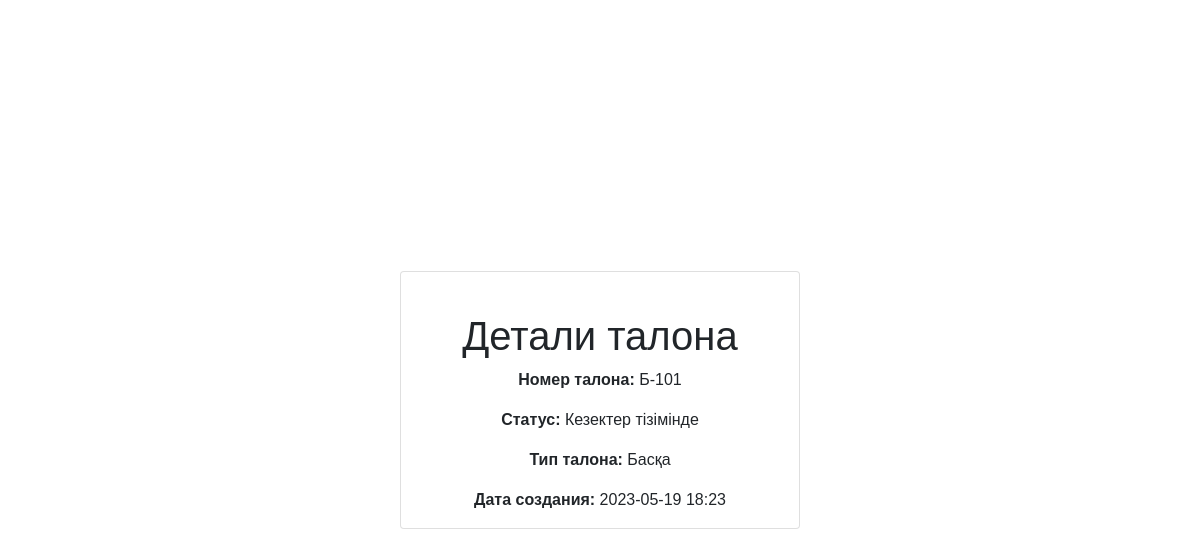
/api/v1/queues/ticket/1/, run on the app's committed database.
### queues/models.py (models this page shows, shortened)
class Queue(models.Model):
    id = models.AutoField(primary_key=True)
    queue_number = models.CharField(max_length=10, unique=True, blank=True)
    status = models.CharField(
        choices=choices.QueueStatusChoices.choices,
        default=choices.QueueStatusChoices.New,
        blank=True,
        null=False,
        max_length=20,
    )
    user = models.CharField(max_length=20, null=True, blank=True)
    queue_type = models.CharField(
        choices=choices.QueueTypeChoices.choices,
        default=choices.QueueTypeChoices.Other,
        blank=True,
        null=False,
        max_length=20,
    )
    created_at = models.DateTimeField(auto_now_add=True)
    class Meta:
        ordering = ('created_at',)
        verbose_name = _('Queue')
        verbose_name_plural = _('Queues')

### queues/views.py (the view)
def ticket_detail(request, ticket_id):
    ticket = get_object_or_404(Queue, id=ticket_id)
    return render(request, 'queues/ticket_detail.html', {'ticket': ticket})

### queues/templates/queues/ticket_detail.html (shortened to what this page needs)
<!DOCTYPE html>
<html>
<head>
    <link rel="stylesheet" href="https://cdn.jsdelivr.net/npm/bootstrap@5.0.0/dist/css/bootstrap.min.css">
</head>
<body>
<div class="container">
    <div class="card">
        <div class="card-body text-center">
            <h1 class="mt-4">Детали талона</h1>
            <p class="card-text"><strong>Номер талона:</strong> {{ ticket.queue_number }}</p>
            <p class="card-text"><strong>Статус:</strong> {{ ticket.status }}</p>
            <p class="card-text"><strong>Тип талона:</strong> {{ ticket.queue_type }}</p>
            <p class="card-text"><strong>Дата создания:</strong> {{ ticket.created_at|date:"Y-m-d H:i" }}</p>
        </div>
    </div>
</div>
</body>
</html>

### queues/templates/queues/ticket_detail.html (style rules this page uses)
body { font-family: Arial, sans-serif; }
.container { display: flex; justify-content: center; align-items: center; height: 100vh; }
.card { width: 400px; }

### data on the page
Queue: queue_number "Б-101", status "Кезектер тізімінде", queue_type "Басқа", created_at "2023-05-19 18:23"
